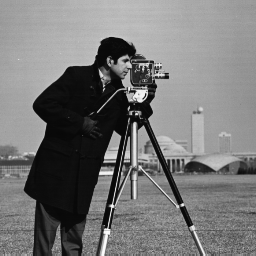
#> input picture Lab5/cameraman.tif, 256 x 256 px, found by its file name
$ python Laplacian.py
#> lines starting #> are read from the running program, lines starting #| are printed output that depends on the picture
from skimage import io
import scipy.ndimage as ndi
import numpy as np
from matplotlib import pyplot as plt
import cv2

img = io.imread("D:\coding\Digital-Image-Processing\Lab5\cameraman.tif")
#> img is the input picture: shape (256, 256); min 7, max 253, mean 118.7
mask = np.array(
    [[1,4,1],
    [4,-20,4],
    [1,4,1]]
)

result1 = ndi.convolve(img, mask, mode='constant')
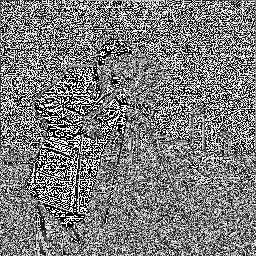
#> result1: shape (256, 256); min 0, max 255, mean 124.1
result2 = ndi.laplace(img)
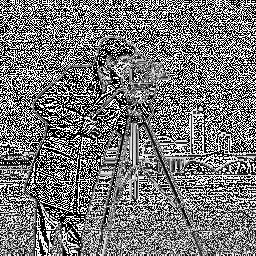
#> result2: shape (256, 256); min 0, max 255, mean 118.8

fig = plt.figure()
plt.gray()
ax1 = fig.add_subplot(121)
ax2 = fig.add_subplot(122)
ax1.imshow(result1)
ax2.imshow(result2)

plt.show()
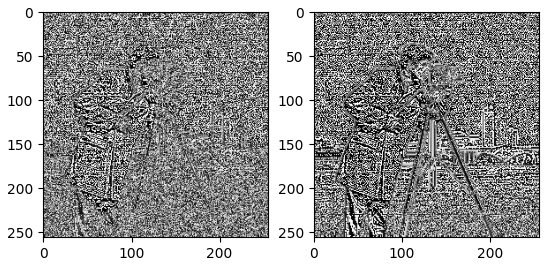
#> figure drawn by matplotlib, 2 panels
